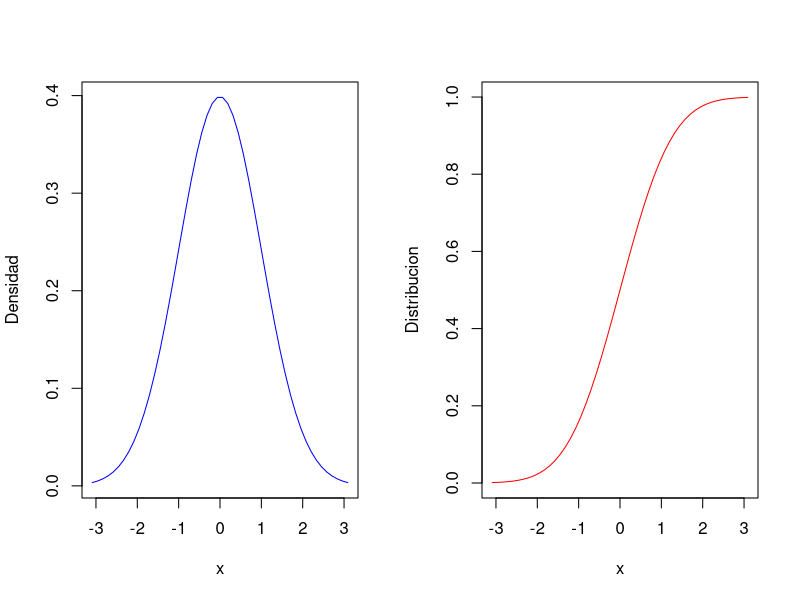
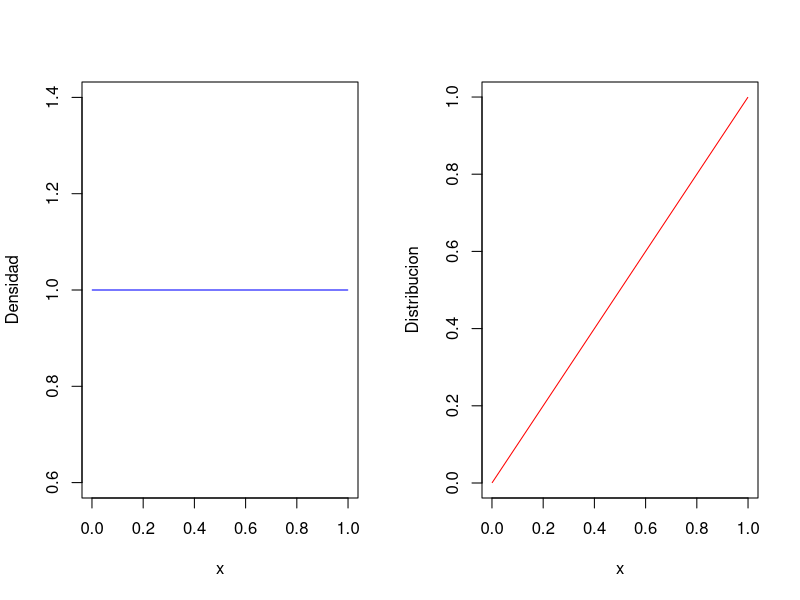
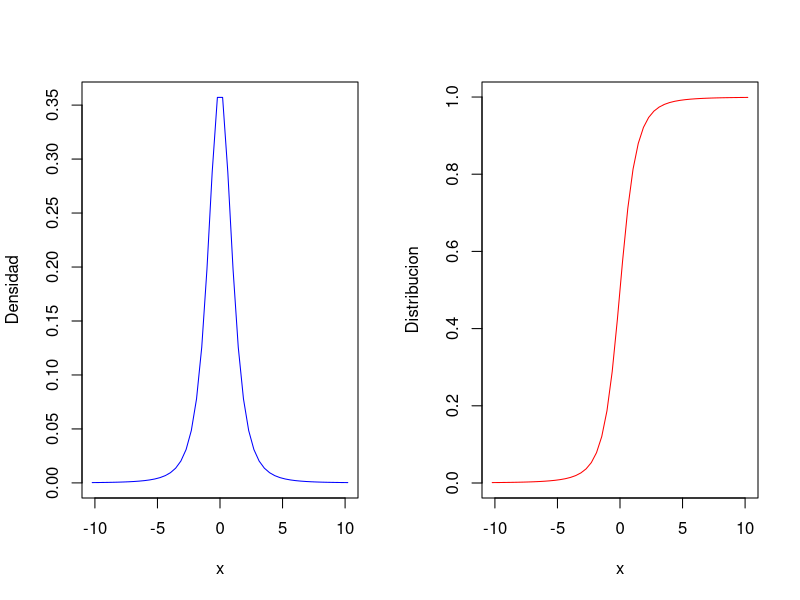
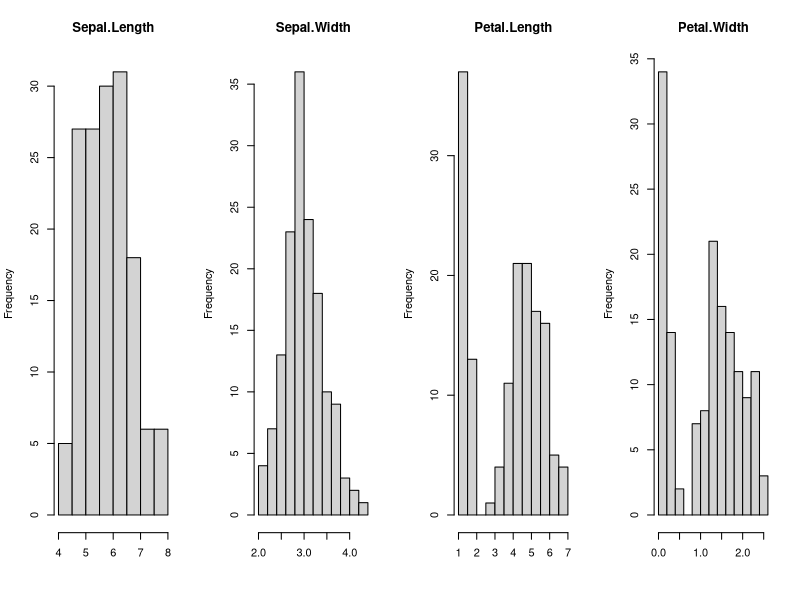
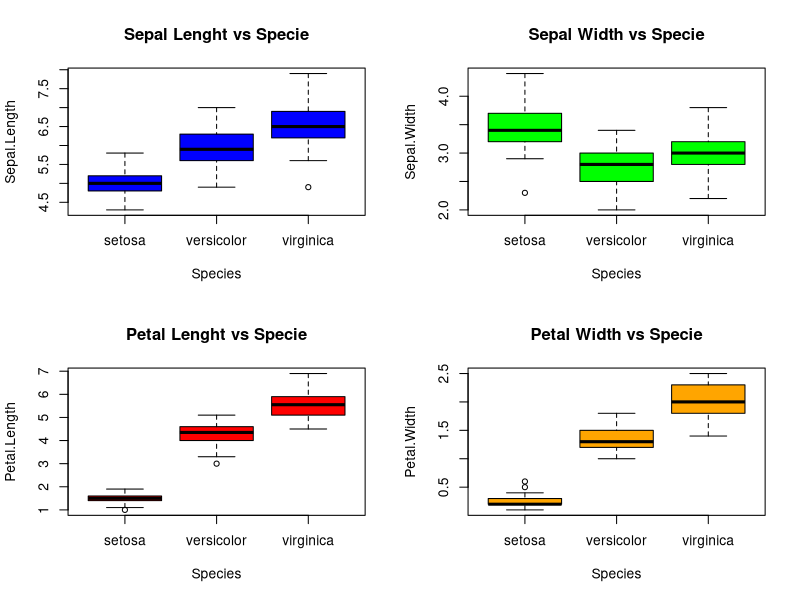
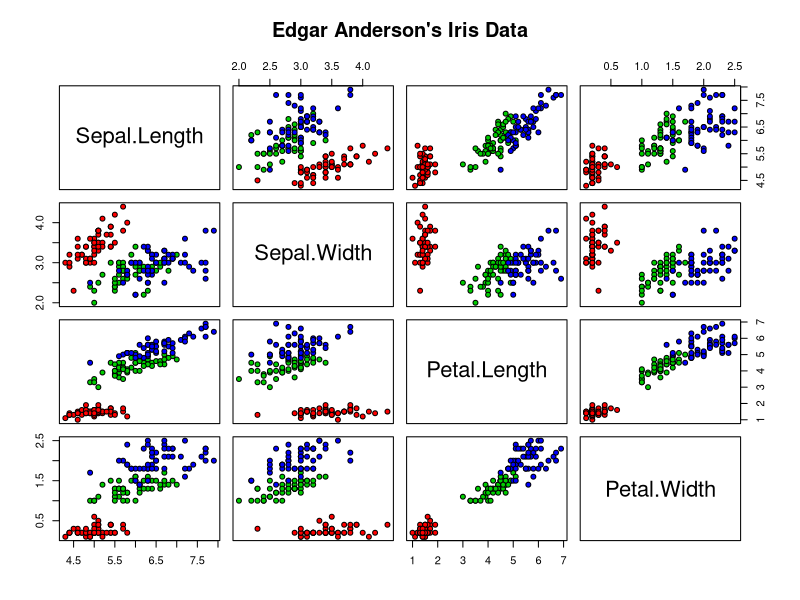
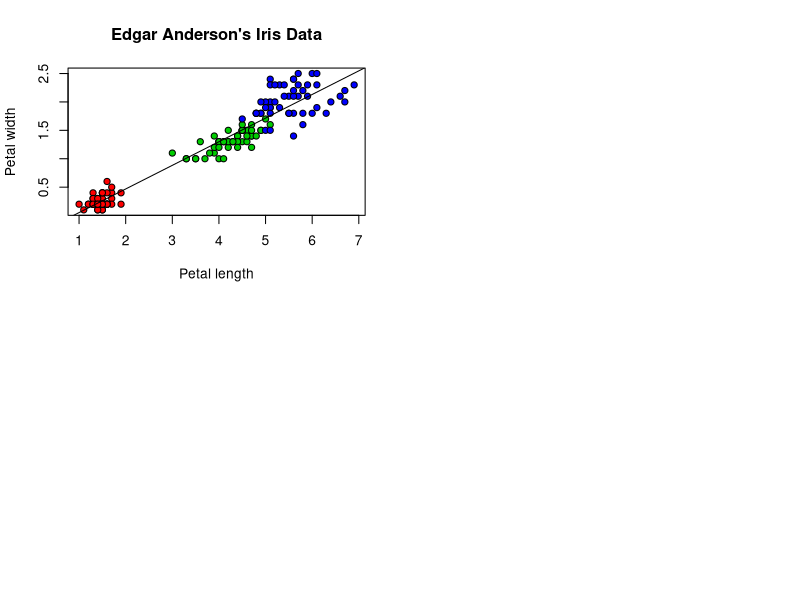
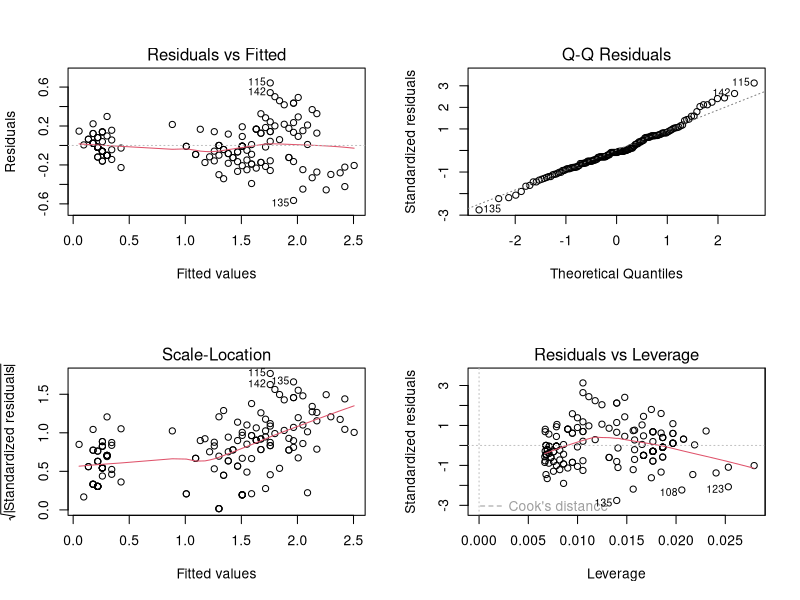

Write R code to recreate these figures, in order.
## ---- chunk 1
Dibuja <- function(n = 50, alfa = .001, qfunc = qnorm, dfunc = dnorm, pfunc = pnorm) {
    # Dibuja la funcion de densidad
    # y la de distribucion de la distribución dada por las funciones de los parámetros.
    # qfunc - Función cuantil
    # dfunc - Función de densidad.
    # pfunc - Funcion de distribución.
    
    # Por defecto toma los valores de la normal.
    n <- as.integer(n)
    if (n < 10) 
        stop("Hacen falta mas numeros")
    a <- qfunc(alfa)
    b <- qfunc(1-alfa)
    par(mfrow=c(1,2))
   
    x <- seq(a,b,,n)
    plot(x,dfunc(x), type="l", col="blue",ylab="Densidad")
    plot(x,pfunc(x), type="l", col="red",ylab="Distribucion")
    
}
Dibuja()
## ---- chunk 2
Dibuja(dfunc = dunif, qfunc = qunif, pfunc=punif)
## ---- chunk 3
Dibuja(dfunc = function(x) dt(x, df = 3), 
       qfunc = function(x) qt(x, df = 3), 
       pfunc = function(x) pt(x, df = 3))
## ---- chunk 4
data("iris")
head(iris)
## ---- chunk 5
summary(iris)
## ---- chunk 6
par(mfrow=c(1,4))
for (i in 1:4){
    hist(iris[,i], main = names(iris)[i], xlab = NULL)
}
## ---- chunk 7
par(mfrow=c(2,2))
boxplot(Sepal.Length ~ Species, iris,
  main = "Sepal Lenght vs Specie", col = "blue")
boxplot(Sepal.Width ~ Species, iris,
  main = "Sepal Width vs Specie", col = "green")
boxplot(Petal.Length ~ Species, iris,
  main = "Petal Lenght vs Specie", col = "red")
boxplot(Petal.Width ~ Species, iris,
  main = "Petal Width vs Specie", col = "orange")
## ---- chunk 8
stem(iris[,3])
## ---- chunk 9
for (i in 1:4){
    cat("Información sobre: ", names(iris)[i], "\n")
    cat("\tMedia: ", mean(iris[,i]),"\n")
    cat("\tVarianza: ", var(iris[,i]),"\n")
    cat("\tMediana: ", median(iris[,i]),"\n")
}
## ---- chunk 10
t.test(iris[,1])
## ---- chunk 11
a = iris[iris[, 5] == "setosa", 1]
b = iris[iris[, 5] == "virginica", 1]
t.test(a, b, var.equal=T)
## ---- chunk 12
t.test(a, b, var.equal=F)
## ---- chunk 13
var.test(a,b)
## ---- chunk 14
pairs(iris[1:4], main = "Edgar Anderson's Iris Data", pch = 21, bg = c("red", "green3", "blue")[unclass(iris$Species)])
## ---- chunk 15
lm(Petal.Width ~ Petal.Length, data=iris)$coefficients
## ---- chunk 16
plot(iris$Petal.Length, iris$Petal.Width, pch=21, bg=c("red","green3","blue")[unclass(iris$Species)], main="Edgar Anderson's Iris Data", xlab="Petal length", ylab="Petal width")
abline(lm(Petal.Width ~ Petal.Length, data=iris)$coefficients, col="black")
## ---- chunk 17
summary(lm(Petal.Width ~ Petal.Length, data=iris))
## ---- chunk 18
par(mfrow = c(2, 2))
plot(lm(Petal.Width ~ Petal.Length, data=iris))
